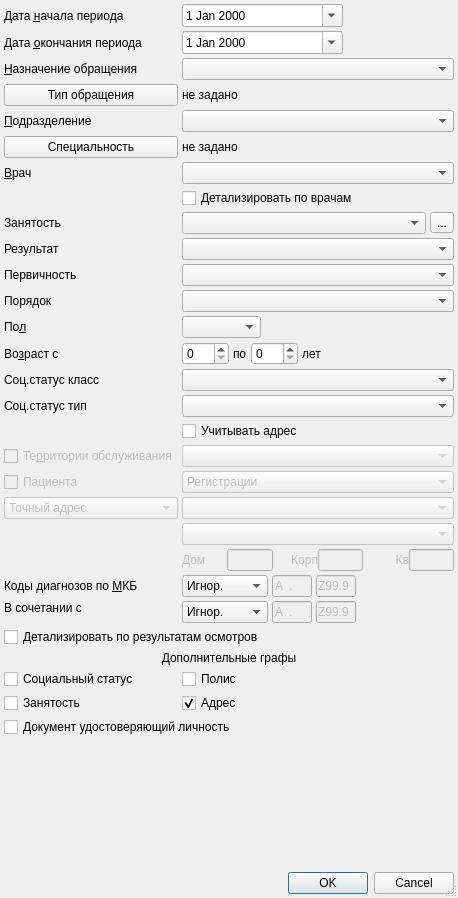
<?xml version="1.0" encoding="UTF-8"?>
<ui version="4.0">
 <class>EventResultSetupDialog</class>
 <widget class="QDialog" name="EventResultSetupDialog">
  <property name="windowModality">
   <enum>Qt::ApplicationModal</enum>
  </property>
  <property name="geometry">
   <rect>
    <x>0</x>
    <y>0</y>
    <width>458</width>
    <height>898</height>
   </rect>
  </property>
  <property name="sizePolicy">
   <sizepolicy hsizetype="Preferred" vsizetype="Preferred">
    <horstretch>0</horstretch>
    <verstretch>0</verstretch>
   </sizepolicy>
  </property>
  <property name="windowTitle">
   <string>параметры отчёта</string>
  </property>
  <property name="sizeGripEnabled">
   <bool>true</bool>
  </property>
  <layout class="QGridLayout" name="gridLayout">
   <property name="margin">
    <number>4</number>
   </property>
   <property name="spacing">
    <number>4</number>
   </property>
   <item row="18" column="1" colspan="4">
    <widget class="CRBComboBox" name="cmbSocStatusClass"/>
   </item>
   <item row="32" column="1" colspan="4">
    <widget class="QCheckBox" name="chkAddionalAddress">
     <property name="text">
      <string>Адрес</string>
     </property>
     <property name="checked">
      <bool>true</bool>
     </property>
    </widget>
   </item>
   <item row="32" column="0">
    <widget class="QCheckBox" name="chkWork">
     <property name="text">
      <string>Занятость</string>
     </property>
    </widget>
   </item>
   <item row="31" column="1" colspan="4">
    <widget class="QCheckBox" name="chkPolicy">
     <property name="text">
      <string>Полис</string>
     </property>
    </widget>
   </item>
   <item row="33" column="0" colspan="5">
    <widget class="QCheckBox" name="chkDocument">
     <property name="text">
      <string>Документ удостоверяющий личность</string>
     </property>
    </widget>
   </item>
   <item row="31" column="0">
    <widget class="QCheckBox" name="chkSocStatus">
     <property name="text">
      <string>Социальный статус</string>
     </property>
    </widget>
   </item>
   <item row="35" column="0" colspan="5">
    <widget class="QDialogButtonBox" name="buttonBox">
     <property name="orientation">
      <enum>Qt::Horizontal</enum>
     </property>
     <property name="standardButtons">
      <set>QDialogButtonBox::Cancel|QDialogButtonBox::Ok</set>
     </property>
    </widget>
   </item>
   <item row="7" column="1" colspan="4">
    <widget class="COrgStructureComboBox" name="cmbOrgStructure"/>
   </item>
   <item row="15" column="0">
    <widget class="QLabel" name="lblOrder">
     <property name="text">
      <string>Порядок</string>
     </property>
    </widget>
   </item>
   <item row="12" column="4">
    <widget class="QToolButton" name="btnSelectWorkOrganisation">
     <property name="text">
      <string>...</string>
     </property>
     <property name="arrowType">
      <enum>Qt::NoArrow</enum>
     </property>
    </widget>
   </item>
   <item row="23" column="0">
    <widget class="QComboBox" name="cmbAddressType">
     <property name="enabled">
      <bool>false</bool>
     </property>
     <item>
      <property name="text">
       <string>Точный адрес</string>
      </property>
     </item>
     <item>
      <property name="text">
       <string>Иногородний</string>
      </property>
     </item>
     <item>
      <property name="text">
       <string>Иностранец</string>
      </property>
     </item>
    </widget>
   </item>
   <item row="19" column="0">
    <widget class="QLabel" name="lblSocStatusType">
     <property name="text">
      <string>Соц.статус тип</string>
     </property>
    </widget>
   </item>
   <item row="14" column="0">
    <widget class="QLabel" name="lblPrimary">
     <property name="text">
      <string>Первичность</string>
     </property>
    </widget>
   </item>
   <item row="21" column="0">
    <widget class="QCheckBox" name="chkArea">
     <property name="enabled">
      <bool>false</bool>
     </property>
     <property name="text">
      <string>Те&amp;рритории обслуживания</string>
     </property>
    </widget>
   </item>
   <item row="1" column="1" colspan="2">
    <widget class="CDateEdit" name="edtEndDate">
     <property name="calendarPopup">
      <bool>true</bool>
     </property>
    </widget>
   </item>
   <item row="1" column="3" colspan="2">
    <spacer>
     <property name="orientation">
      <enum>Qt::Horizontal</enum>
     </property>
     <property name="sizeHint" stdset="0">
      <size>
       <width>91</width>
       <height>20</height>
      </size>
     </property>
    </spacer>
   </item>
   <item row="19" column="1" colspan="4">
    <widget class="CRBComboBox" name="cmbSocStatusType"/>
   </item>
   <item row="18" column="0">
    <widget class="QLabel" name="lblSocStatusClass">
     <property name="text">
      <string>Соц.статус класс</string>
     </property>
    </widget>
   </item>
   <item row="11" column="1" colspan="4">
    <widget class="QCheckBox" name="chkPersonDetail">
     <property name="text">
      <string>Детализировать по врачам</string>
     </property>
    </widget>
   </item>
   <item row="13" column="0">
    <widget class="QLabel" name="lblResult">
     <property name="text">
      <string>Результат</string>
     </property>
    </widget>
   </item>
   <item row="0" column="1" colspan="2">
    <widget class="CDateEdit" name="edtBegDate">
     <property name="calendarPopup">
      <bool>true</bool>
     </property>
    </widget>
   </item>
   <item row="12" column="1" colspan="3">
    <widget class="COrgComboBox" name="cmbWorkOrganisation"/>
   </item>
   <item row="26" column="1" colspan="4">
    <widget class="QFrame" name="frmMKB">
     <property name="frameShape">
      <enum>QFrame::NoFrame</enum>
     </property>
     <property name="frameShadow">
      <enum>QFrame::Raised</enum>
     </property>
     <layout class="QGridLayout">
      <property name="horizontalSpacing">
       <number>4</number>
      </property>
      <property name="verticalSpacing">
       <number>0</number>
      </property>
      <property name="margin">
       <number>0</number>
      </property>
      <item row="0" column="0">
       <widget class="QComboBox" name="cmbMKBFilter">
        <item>
         <property name="text">
          <string>Игнор.</string>
         </property>
        </item>
        <item>
         <property name="text">
          <string>Интервал</string>
         </property>
        </item>
       </widget>
      </item>
      <item row="0" column="1">
       <widget class="CICDCodeEdit" name="edtMKBFrom">
        <property name="enabled">
         <bool>false</bool>
        </property>
        <property name="sizePolicy">
         <sizepolicy hsizetype="Fixed" vsizetype="Fixed">
          <horstretch>0</horstretch>
          <verstretch>0</verstretch>
         </sizepolicy>
        </property>
        <property name="maximumSize">
         <size>
          <width>40</width>
          <height>16777215</height>
         </size>
        </property>
        <property name="inputMask">
         <string>a00.00; </string>
        </property>
        <property name="text">
         <string>A.</string>
        </property>
        <property name="maxLength">
         <number>6</number>
        </property>
       </widget>
      </item>
      <item row="0" column="2">
       <widget class="CICDCodeEdit" name="edtMKBTo">
        <property name="enabled">
         <bool>false</bool>
        </property>
        <property name="sizePolicy">
         <sizepolicy hsizetype="Fixed" vsizetype="Fixed">
          <horstretch>0</horstretch>
          <verstretch>0</verstretch>
         </sizepolicy>
        </property>
        <property name="maximumSize">
         <size>
          <width>40</width>
          <height>16777215</height>
         </size>
        </property>
        <property name="inputMask">
         <string>a00.00; </string>
        </property>
        <property name="text">
         <string>Z99.9</string>
        </property>
        <property name="maxLength">
         <number>6</number>
        </property>
       </widget>
      </item>
      <item row="0" column="3">
       <spacer>
        <property name="orientation">
         <enum>Qt::Horizontal</enum>
        </property>
        <property name="sizeHint" stdset="0">
         <size>
          <width>40</width>
          <height>20</height>
         </size>
        </property>
       </spacer>
      </item>
     </layout>
    </widget>
   </item>
   <item row="1" column="0">
    <widget class="QLabel" name="lblEndDate">
     <property name="text">
      <string>Дата &amp;окончания периода</string>
     </property>
     <property name="buddy">
      <cstring>edtEndDate</cstring>
     </property>
    </widget>
   </item>
   <item row="16" column="1">
    <widget class="QComboBox" name="cmbSex">
     <item>
      <property name="text">
       <string/>
      </property>
     </item>
     <item>
      <property name="text">
       <string>М</string>
      </property>
     </item>
     <item>
      <property name="text">
       <string>Ж</string>
      </property>
     </item>
    </widget>
   </item>
   <item row="21" column="1" colspan="4">
    <widget class="COrgStructureComboBox" name="cmbArea">
     <property name="enabled">
      <bool>false</bool>
     </property>
    </widget>
   </item>
   <item row="7" column="0">
    <widget class="QLabel" name="lblOrgStructure">
     <property name="text">
      <string>&amp;Подразделение</string>
     </property>
     <property name="buddy">
      <cstring>cmbOrgStructure</cstring>
     </property>
    </widget>
   </item>
   <item row="23" column="1" colspan="4">
    <widget class="CAllSelectableKLADRComboBox" name="cmbClientAddressCity">
     <property name="enabled">
      <bool>false</bool>
     </property>
     <property name="sizePolicy">
      <sizepolicy hsizetype="Expanding" vsizetype="Fixed">
       <horstretch>0</horstretch>
       <verstretch>0</verstretch>
      </sizepolicy>
     </property>
    </widget>
   </item>
   <item row="13" column="1" colspan="4">
    <widget class="CResultComboBox" name="cmbResult"/>
   </item>
   <item row="16" column="2" colspan="3">
    <spacer>
     <property name="orientation">
      <enum>Qt::Horizontal</enum>
     </property>
     <property name="sizeHint" stdset="0">
      <size>
       <width>141</width>
       <height>20</height>
      </size>
     </property>
    </spacer>
   </item>
   <item row="17" column="0">
    <widget class="QLabel" name="lblAge">
     <property name="text">
      <string>Во&amp;зраст с</string>
     </property>
     <property name="buddy">
      <cstring>edtAgeFrom</cstring>
     </property>
    </widget>
   </item>
   <item row="15" column="1" colspan="4">
    <widget class="QComboBox" name="cmbOrder">
     <item>
      <property name="text">
       <string/>
      </property>
     </item>
     <item>
      <property name="text">
       <string>Плановый</string>
      </property>
     </item>
     <item>
      <property name="text">
       <string>Экстренный</string>
      </property>
     </item>
     <item>
      <property name="text">
       <string>Самотёком</string>
      </property>
     </item>
     <item>
      <property name="text">
       <string>Принудительный</string>
      </property>
     </item>
     <item>
      <property name="text">
       <string>Внутренний перевод</string>
      </property>
     </item>
     <item>
      <property name="text">
       <string>Неотложная</string>
      </property>
     </item>
    </widget>
   </item>
   <item row="0" column="0">
    <widget class="QLabel" name="lblBegDate">
     <property name="text">
      <string>Дата &amp;начала периода</string>
     </property>
     <property name="buddy">
      <cstring>edtBegDate</cstring>
     </property>
    </widget>
   </item>
   <item row="2" column="0">
    <widget class="QLabel" name="lblEventPurpose">
     <property name="text">
      <string>&amp;Назначение обращения</string>
     </property>
     <property name="buddy">
      <cstring>cmbEventPurpose</cstring>
     </property>
    </widget>
   </item>
   <item row="10" column="1" colspan="4">
    <widget class="CPersonComboBoxEx" name="cmbPerson"/>
   </item>
   <item row="26" column="0">
    <widget class="QLabel" name="lblMKB">
     <property name="text">
      <string>Коды диагнозов по &amp;МКБ</string>
     </property>
     <property name="buddy">
      <cstring>cmbMKBFilter</cstring>
     </property>
    </widget>
   </item>
   <item row="17" column="1" colspan="4">
    <widget class="QFrame" name="frmAge">
     <property name="frameShape">
      <enum>QFrame::NoFrame</enum>
     </property>
     <property name="frameShadow">
      <enum>QFrame::Raised</enum>
     </property>
     <layout class="QHBoxLayout">
      <property name="spacing">
       <number>4</number>
      </property>
      <property name="margin">
       <number>0</number>
      </property>
      <item>
       <widget class="QSpinBox" name="edtAgeFrom">
        <property name="sizePolicy">
         <sizepolicy hsizetype="Preferred" vsizetype="Fixed">
          <horstretch>0</horstretch>
          <verstretch>0</verstretch>
         </sizepolicy>
        </property>
        <property name="maximum">
         <number>150</number>
        </property>
       </widget>
      </item>
      <item>
       <widget class="QLabel" name="lblAgeTo">
        <property name="text">
         <string>по</string>
        </property>
        <property name="buddy">
         <cstring>edtAgeTo</cstring>
        </property>
       </widget>
      </item>
      <item>
       <widget class="QSpinBox" name="edtAgeTo">
        <property name="sizePolicy">
         <sizepolicy hsizetype="Preferred" vsizetype="Fixed">
          <horstretch>0</horstretch>
          <verstretch>0</verstretch>
         </sizepolicy>
        </property>
        <property name="maximum">
         <number>150</number>
        </property>
       </widget>
      </item>
      <item>
       <widget class="QLabel" name="lblAgeYears">
        <property name="text">
         <string>лет</string>
        </property>
        <property name="buddy">
         <cstring>edtAgeTo</cstring>
        </property>
       </widget>
      </item>
      <item>
       <spacer>
        <property name="orientation">
         <enum>Qt::Horizontal</enum>
        </property>
        <property name="sizeHint" stdset="0">
         <size>
          <width>21</width>
          <height>20</height>
         </size>
        </property>
       </spacer>
      </item>
     </layout>
    </widget>
   </item>
   <item row="27" column="1" rowspan="2" colspan="4">
    <widget class="QFrame" name="frmMKBEx">
     <property name="frameShape">
      <enum>QFrame::NoFrame</enum>
     </property>
     <property name="frameShadow">
      <enum>QFrame::Raised</enum>
     </property>
     <layout class="QGridLayout">
      <property name="horizontalSpacing">
       <number>4</number>
      </property>
      <property name="verticalSpacing">
       <number>0</number>
      </property>
      <property name="margin">
       <number>0</number>
      </property>
      <item row="0" column="0">
       <widget class="QComboBox" name="cmbMKBExFilter">
        <item>
         <property name="text">
          <string>Игнор.</string>
         </property>
        </item>
        <item>
         <property name="text">
          <string>Интервал</string>
         </property>
        </item>
       </widget>
      </item>
      <item row="0" column="1">
       <widget class="CICDCodeEdit" name="edtMKBExFrom">
        <property name="enabled">
         <bool>false</bool>
        </property>
        <property name="sizePolicy">
         <sizepolicy hsizetype="Fixed" vsizetype="Fixed">
          <horstretch>0</horstretch>
          <verstretch>0</verstretch>
         </sizepolicy>
        </property>
        <property name="maximumSize">
         <size>
          <width>40</width>
          <height>16777215</height>
         </size>
        </property>
        <property name="inputMask">
         <string>a00.00; </string>
        </property>
        <property name="text">
         <string>A.</string>
        </property>
        <property name="maxLength">
         <number>6</number>
        </property>
       </widget>
      </item>
      <item row="0" column="2">
       <widget class="CICDCodeEdit" name="edtMKBExTo">
        <property name="enabled">
         <bool>false</bool>
        </property>
        <property name="sizePolicy">
         <sizepolicy hsizetype="Fixed" vsizetype="Fixed">
          <horstretch>0</horstretch>
          <verstretch>0</verstretch>
         </sizepolicy>
        </property>
        <property name="maximumSize">
         <size>
          <width>40</width>
          <height>16777215</height>
         </size>
        </property>
        <property name="inputMask">
         <string>a00.00; </string>
        </property>
        <property name="text">
         <string>Z99.9</string>
        </property>
        <property name="maxLength">
         <number>6</number>
        </property>
       </widget>
      </item>
      <item row="0" column="3">
       <spacer>
        <property name="orientation">
         <enum>Qt::Horizontal</enum>
        </property>
        <property name="sizeHint" stdset="0">
         <size>
          <width>40</width>
          <height>20</height>
         </size>
        </property>
       </spacer>
      </item>
     </layout>
    </widget>
   </item>
   <item row="25" column="1" colspan="4">
    <widget class="QWidget" name="pnlHomeAddress" native="true">
     <property name="enabled">
      <bool>true</bool>
     </property>
     <layout class="QHBoxLayout" name="horizontalLayout">
      <property name="spacing">
       <number>0</number>
      </property>
      <property name="margin">
       <number>0</number>
      </property>
      <item>
       <widget class="QLabel" name="lblAddressHouse">
        <property name="enabled">
         <bool>false</bool>
        </property>
        <property name="text">
         <string>Дом</string>
        </property>
        <property name="alignment">
         <set>Qt::AlignLeading|Qt::AlignLeft|Qt::AlignVCenter</set>
        </property>
        <property name="buddy">
         <cstring>edtAddressHouse</cstring>
        </property>
       </widget>
      </item>
      <item>
       <widget class="QLineEdit" name="edtAddressHouse">
        <property name="enabled">
         <bool>false</bool>
        </property>
        <property name="sizePolicy">
         <sizepolicy hsizetype="Ignored" vsizetype="Fixed">
          <horstretch>0</horstretch>
          <verstretch>0</verstretch>
         </sizepolicy>
        </property>
       </widget>
      </item>
      <item>
       <widget class="QLabel" name="lblAddressCorpus">
        <property name="enabled">
         <bool>false</bool>
        </property>
        <property name="text">
         <string>Корп</string>
        </property>
        <property name="alignment">
         <set>Qt::AlignRight|Qt::AlignTrailing|Qt::AlignVCenter</set>
        </property>
        <property name="buddy">
         <cstring>edtAddressCorpus</cstring>
        </property>
       </widget>
      </item>
      <item>
       <widget class="QLineEdit" name="edtAddressCorpus">
        <property name="enabled">
         <bool>false</bool>
        </property>
        <property name="sizePolicy">
         <sizepolicy hsizetype="Ignored" vsizetype="Fixed">
          <horstretch>0</horstretch>
          <verstretch>0</verstretch>
         </sizepolicy>
        </property>
       </widget>
      </item>
      <item>
       <widget class="QLabel" name="lblAddressFlat">
        <property name="enabled">
         <bool>false</bool>
        </property>
        <property name="text">
         <string>Кв</string>
        </property>
        <property name="alignment">
         <set>Qt::AlignRight|Qt::AlignTrailing|Qt::AlignVCenter</set>
        </property>
        <property name="buddy">
         <cstring>edtAddressFlat</cstring>
        </property>
       </widget>
      </item>
      <item>
       <widget class="QLineEdit" name="edtAddressFlat">
        <property name="enabled">
         <bool>false</bool>
        </property>
        <property name="sizePolicy">
         <sizepolicy hsizetype="Ignored" vsizetype="Fixed">
          <horstretch>0</horstretch>
          <verstretch>0</verstretch>
         </sizepolicy>
        </property>
       </widget>
      </item>
     </layout>
    </widget>
   </item>
   <item row="34" column="0">
    <spacer name="verticalSpacer">
     <property name="orientation">
      <enum>Qt::Vertical</enum>
     </property>
     <property name="sizeHint" stdset="0">
      <size>
       <width>20</width>
       <height>40</height>
      </size>
     </property>
    </spacer>
   </item>
   <item row="14" column="1" colspan="4">
    <widget class="QComboBox" name="cmbPrimary">
     <item>
      <property name="text">
       <string/>
      </property>
     </item>
     <item>
      <property name="text">
       <string>Первичный</string>
      </property>
     </item>
     <item>
      <property name="text">
       <string>Повторный</string>
      </property>
     </item>
     <item>
      <property name="text">
       <string>Актив</string>
      </property>
     </item>
    </widget>
   </item>
   <item row="16" column="0">
    <widget class="QLabel" name="lblSex">
     <property name="text">
      <string>По&amp;л</string>
     </property>
     <property name="buddy">
      <cstring>cmbSex</cstring>
     </property>
    </widget>
   </item>
   <item row="22" column="0">
    <widget class="QCheckBox" name="chkClientAddress">
     <property name="enabled">
      <bool>false</bool>
     </property>
     <property name="text">
      <string>Пациента</string>
     </property>
    </widget>
   </item>
   <item row="20" column="1" colspan="4">
    <widget class="QCheckBox" name="chkAddress">
     <property name="text">
      <string>Учитывать адрес</string>
     </property>
    </widget>
   </item>
   <item row="2" column="1" colspan="4">
    <widget class="CRBComboBox" name="cmbEventPurpose"/>
   </item>
   <item row="12" column="0">
    <widget class="QLabel" name="lblWorkOrganisation">
     <property name="text">
      <string>Занятость</string>
     </property>
     <property name="buddy">
      <cstring>cmbWorkOrganisation</cstring>
     </property>
    </widget>
   </item>
   <item row="24" column="1" colspan="4">
    <widget class="CStreetComboBox" name="cmbClientAddressStreet">
     <property name="enabled">
      <bool>false</bool>
     </property>
     <property name="sizePolicy">
      <sizepolicy hsizetype="Expanding" vsizetype="Fixed">
       <horstretch>0</horstretch>
       <verstretch>0</verstretch>
      </sizepolicy>
     </property>
    </widget>
   </item>
   <item row="22" column="1" colspan="4">
    <widget class="QComboBox" name="cmbClientAddressType">
     <property name="enabled">
      <bool>false</bool>
     </property>
     <property name="sizePolicy">
      <sizepolicy hsizetype="Expanding" vsizetype="Fixed">
       <horstretch>0</horstretch>
       <verstretch>0</verstretch>
      </sizepolicy>
     </property>
     <item>
      <property name="text">
       <string>Регистрации</string>
      </property>
     </item>
     <item>
      <property name="text">
       <string>Проживания</string>
      </property>
     </item>
    </widget>
   </item>
   <item row="29" column="0" colspan="5">
    <widget class="QCheckBox" name="chkVisitResult">
     <property name="text">
      <string>Детализировать по результатам осмотров</string>
     </property>
    </widget>
   </item>
   <item row="10" column="0">
    <widget class="QLabel" name="lblPerson">
     <property name="text">
      <string>&amp;Врач</string>
     </property>
     <property name="buddy">
      <cstring>cmbPerson</cstring>
     </property>
    </widget>
   </item>
   <item row="27" column="0">
    <widget class="QLabel" name="lblMKBEx">
     <property name="text">
      <string>В сочетании с</string>
     </property>
     <property name="buddy">
      <cstring>cmbMKBExFilter</cstring>
     </property>
    </widget>
   </item>
   <item row="0" column="3" colspan="2">
    <spacer>
     <property name="orientation">
      <enum>Qt::Horizontal</enum>
     </property>
     <property name="sizeHint" stdset="0">
      <size>
       <width>91</width>
       <height>20</height>
      </size>
     </property>
    </spacer>
   </item>
   <item row="30" column="0" colspan="5">
    <widget class="QLabel" name="lblAdditionalGraphs">
     <property name="text">
      <string>Дополнительные графы</string>
     </property>
     <property name="alignment">
      <set>Qt::AlignCenter</set>
     </property>
    </widget>
   </item>
   <item row="8" column="0">
    <widget class="QPushButton" name="btnSpecialityList">
     <property name="text">
      <string>Специальность</string>
     </property>
    </widget>
   </item>
   <item row="3" column="0">
    <widget class="QPushButton" name="btnEventTypeList">
     <property name="text">
      <string>Тип обращения</string>
     </property>
    </widget>
   </item>
   <item row="3" column="1" colspan="4">
    <widget class="QLabel" name="lblEventTypeList">
     <property name="text">
      <string>не задано</string>
     </property>
     <property name="wordWrap">
      <bool>true</bool>
     </property>
    </widget>
   </item>
   <item row="8" column="1" colspan="4">
    <widget class="QLabel" name="lblSpecialityList">
     <property name="text">
      <string>не задано</string>
     </property>
     <property name="wordWrap">
      <bool>true</bool>
     </property>
    </widget>
   </item>
  </layout>
 </widget>
 <customwidgets>
  <customwidget>
   <class>CDateEdit</class>
   <extends>QDateEdit</extends>
   <header>library/DateEdit</header>
  </customwidget>
  <customwidget>
   <class>COrgStructureComboBox</class>
   <extends>QComboBox</extends>
   <header>Orgs/OrgStructComboBoxes.h</header>
  </customwidget>
  <customwidget>
   <class>CICDCodeEdit</class>
   <extends>QLineEdit</extends>
   <header>library/ICDCodeEdit.h</header>
  </customwidget>
  <customwidget>
   <class>COrgComboBox</class>
   <extends>QComboBox</extends>
   <header>Orgs/OrgComboBox.h</header>
  </customwidget>
  <customwidget>
   <class>CPersonComboBoxEx</class>
   <extends>QComboBox</extends>
   <header>Orgs/PersonComboBoxEx.h</header>
  </customwidget>
  <customwidget>
   <class>CRBComboBox</class>
   <extends>QComboBox</extends>
   <header>library/crbcombobox.h</header>
  </customwidget>
  <customwidget>
   <class>CStreetComboBox</class>
   <extends>QComboBox</extends>
   <header>KLADR/kladrComboxes.h</header>
  </customwidget>
  <customwidget>
   <class>CAllSelectableKLADRComboBox</class>
   <extends>QComboBox</extends>
   <header>KLADR/kladrComboxes.h</header>
  </customwidget>
  <customwidget>
   <class>CResultComboBox</class>
   <extends>QComboBox</extends>
   <header>Orgs/OrgComboBox.h</header>
  </customwidget>
 </customwidgets>
 <tabstops>
  <tabstop>edtBegDate</tabstop>
  <tabstop>edtEndDate</tabstop>
  <tabstop>cmbEventPurpose</tabstop>
  <tabstop>cmbOrgStructure</tabstop>
  <tabstop>cmbPerson</tabstop>
  <tabstop>chkPersonDetail</tabstop>
  <tabstop>cmbWorkOrganisation</tabstop>
  <tabstop>btnSelectWorkOrganisation</tabstop>
  <tabstop>cmbResult</tabstop>
  <tabstop>cmbPrimary</tabstop>
  <tabstop>cmbOrder</tabstop>
  <tabstop>cmbSex</tabstop>
  <tabstop>edtAgeFrom</tabstop>
  <tabstop>edtAgeTo</tabstop>
  <tabstop>cmbSocStatusClass</tabstop>
  <tabstop>cmbSocStatusType</tabstop>
  <tabstop>chkAddress</tabstop>
  <tabstop>chkArea</tabstop>
  <tabstop>cmbArea</tabstop>
  <tabstop>chkClientAddress</tabstop>
  <tabstop>cmbClientAddressType</tabstop>
  <tabstop>cmbAddressType</tabstop>
  <tabstop>cmbClientAddressCity</tabstop>
  <tabstop>cmbClientAddressStreet</tabstop>
  <tabstop>edtAddressHouse</tabstop>
  <tabstop>edtAddressCorpus</tabstop>
  <tabstop>edtAddressFlat</tabstop>
  <tabstop>cmbMKBFilter</tabstop>
  <tabstop>edtMKBFrom</tabstop>
  <tabstop>edtMKBTo</tabstop>
  <tabstop>cmbMKBExFilter</tabstop>
  <tabstop>edtMKBExFrom</tabstop>
  <tabstop>edtMKBExTo</tabstop>
  <tabstop>chkVisitResult</tabstop>
  <tabstop>chkSocStatus</tabstop>
  <tabstop>chkPolicy</tabstop>
  <tabstop>chkWork</tabstop>
  <tabstop>chkAddionalAddress</tabstop>
  <tabstop>chkDocument</tabstop>
  <tabstop>buttonBox</tabstop>
 </tabstops>
 <resources/>
 <connections>
  <connection>
   <sender>buttonBox</sender>
   <signal>accepted()</signal>
   <receiver>EventResultSetupDialog</receiver>
   <slot>accept()</slot>
   <hints>
    <hint type="sourcelabel">
     <x>136</x>
     <y>709</y>
    </hint>
    <hint type="destinationlabel">
     <x>65</x>
     <y>418</y>
    </hint>
   </hints>
  </connection>
  <connection>
   <sender>buttonBox</sender>
   <signal>rejected()</signal>
   <receiver>EventResultSetupDialog</receiver>
   <slot>reject()</slot>
   <hints>
    <hint type="sourcelabel">
     <x>249</x>
     <y>709</y>
    </hint>
    <hint type="destinationlabel">
     <x>267</x>
     <y>420</y>
    </hint>
   </hints>
  </connection>
  <connection>
   <sender>chkArea</sender>
   <signal>toggled(bool)</signal>
   <receiver>cmbArea</receiver>
   <slot>setEnabled(bool)</slot>
   <hints>
    <hint type="sourcelabel">
     <x>157</x>
     <y>452</y>
    </hint>
    <hint type="destinationlabel">
     <x>197</x>
     <y>456</y>
    </hint>
   </hints>
  </connection>
 </connections>
</ui>
